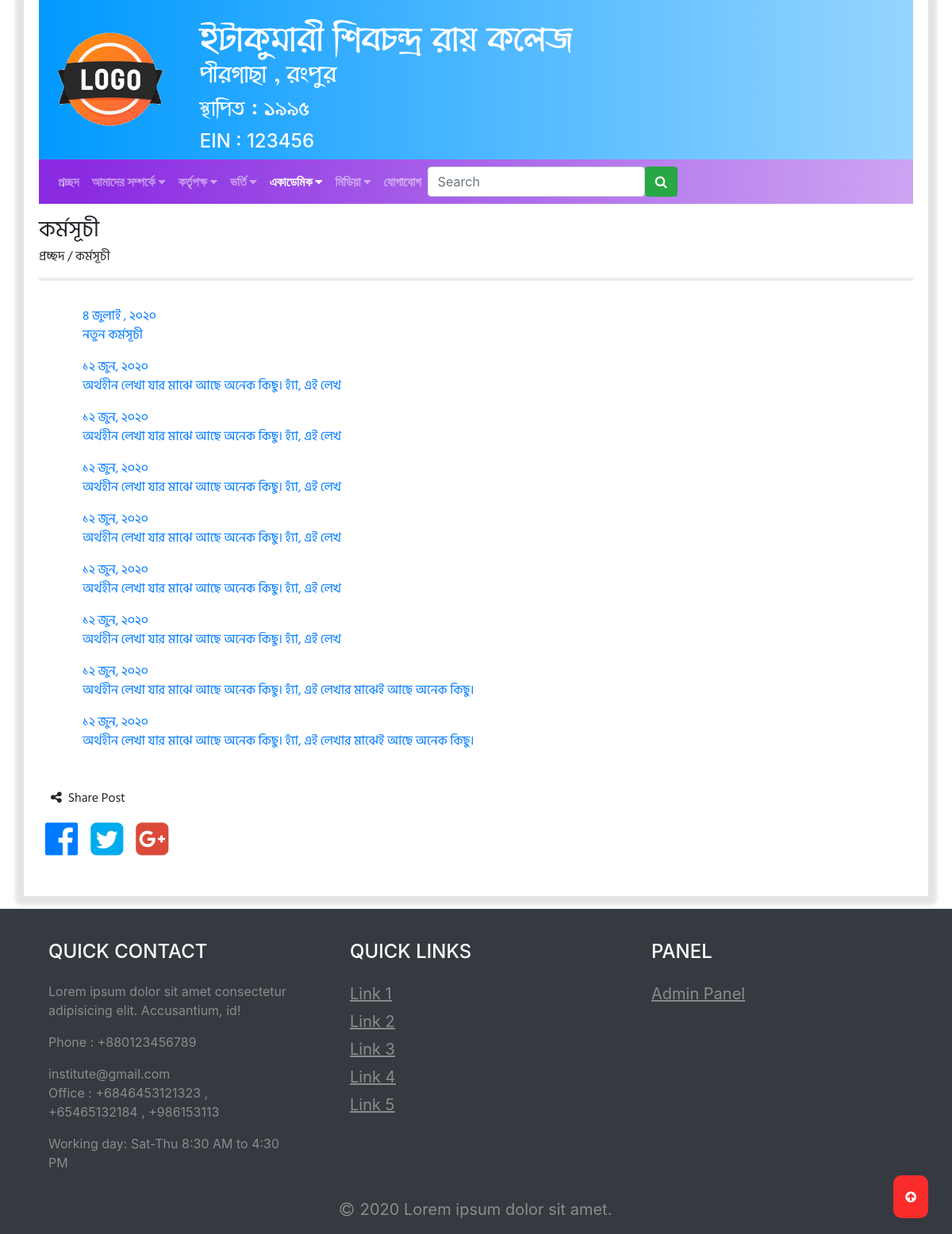
Screenshot of /allEvents.php with the database file from the repository.
### tables this page shows
CREATE TABLE `newsevent` (
  `Id` int(11) NOT NULL DEFAULT 0,
  `date` varchar(255) DEFAULT NULL,
  `heading` text DEFAULT NULL,
  `details` text DEFAULT NULL
);

### allEvents.php (the view, shortened to what this page needs)
<?php
  include('config.php');
  $query = "SELECT * FROM newsevent ORDER BY Id DESC LIMIT 10";
  $newsEvent = mysqli_query($con , $query);
?>
<!doctype html>
<html lang="en">
  <head>
    <link rel="stylesheet" href="https://stackpath.bootstrapcdn.com/bootstrap/4.3.1/css/bootstrap.min.css">
    <link rel="stylesheet" href="static/css/style.css" />
    <link
      rel="stylesheet"
      href="https://stackpath.bootstrapcdn.com/font-awesome/4.7.0/css/font-awesome.min.css"
    />
  </head>
  <body>
      <section class="container main">
        <header>
        <section>
          <div class="row logo mx-1 ">
              <div class="col-xl-2 col-lg-2 col-md-2 col-sm-12 col-12 my-auto ">
                <img src="static/images/logo.png" alt="Logo" width="150vw" height="150vh" >
              </div>
              <div class="col-xl-10 col-lg-10 col-md-10 col-sm-12 col-12">
                <div class="details ml-xl-1 ml-lg-1 ml-md-5 ">
                  <label class="text-white mt-xl-3 mt-lg-3 mt-md-3 mt-sm-2 mt-2">ইটাকুমারী শিবচন্দ্র রায় কলেজ</label>
                  <h2 class="text-white">পীরগাছা , রংপুর</h2>
                  <h3 class="text-white">স্থাপিত : ১৯৯৫</h3>
                  <h4 class="text-white my-2">EIN : 123456</h4>
                </div>
              </div>
          </div>
        </section>
        <section >
          <div class="row mx-1 ">
            <div class="col-xl-12 col-lg-12 col-md-12 col-sm-12 col-12 text-justify p-0">
              <nav class="navbar navbar-expand-lg navbar-dark navMod">
                <div class="collapse navbar-collapse" id="navbarContent">
                  <ul class="navbar-nav">
                    <li class="nav-item ">
                      <a class="nav-link" href="index.php">প্রচ্ছদ <span class="sr-only">(current)</span></a>
                    </li>
                    <li class="nav-item dropdown ">
                      <a class="nav-link" href="aboutUs.php" id="navbarDropdown" role="button" data-toggle="dropdown" aria-haspopup="true" aria-expanded="false">
                        আমাদের সম্পর্কে <i class="fa fa-caret-down" aria-hidden="true"></i>
                      </a>
                    </li>
                    <li class="nav-item dropdown ">
                      <a class="nav-link" href="#" id="navbarDropdown" role="button" data-toggle="dropdown" aria-haspopup="true" aria-expanded="false">
                        কর্তৃপক্ষ <i class="fa fa-caret-down" aria-hidden="true"></i>
                      </a>
                    </li>
                    <li class="nav-item dropdown ">
                      <a class="nav-link" href="#" id="navbarDropdown" role="button" data-toggle="dropdown" aria-haspopup="true" aria-expanded="false">
                        ভর্তি <i class="fa fa-caret-down" aria-hidden="true"></i>
                      </a>
                    </li>
                    <li class="nav-item dropdown active">
                      <a class="nav-link" href="#" id="navbarDropdown" role="button" data-toggle="dropdown" aria-haspopup="true" aria-expanded="false">
                        একাডেমিক <i class="fa fa-caret-down" aria-hidden="true"></i>
                      </a>
                    </li>
                    <li class="nav-item dropdown">
                      <a class="nav-link" href="#" id="navbarDropdown" role="button" data-toggle="dropdown" aria-haspopup="true" aria-expanded="false">
                        মিডিয়া <i class="fa fa-caret-down" aria-hidden="true"></i>
                      </a>
                    </li>
                    <li class="nav-item">
                      <a class="nav-link" href="contactUs.php">যোগাযোগ</a>
                    </li>
                  </ul>
                  <form class="form-inline my-2 my-lg-0">
                    <input class="form-control" type="search" placeholder="Search" aria-label="Search">
                    <button class="btn btn-success my-2 my-sm-0" type="submit"><i class="fa fa-search" aria-hidden="true"></i></button>
                  </form>
                </div>
              </nav>
            </div>
          </div>
        </section>
        </header>
        <section class="mainBody my-3">
            <div class="row mx-1">
                <div class="col-xl-12 col-md-12 col-sm-12 col-12 p-0">
                    <h3>কর্মসূচী</h3>
                    <h6>প্রচ্ছদ / কর্মসূচী</h6>
                    <hr style="border-top: 4px solid #ebebeb !important;">
                </div>
            </div>
            <div class="row mx-1 my-3">
                <div class="col-xl-12 col-lg-12 col-md-12 col-sm-12 col-12 text-justify">
                    <div class="allNotices">
                        <ul style="list-style-type: none;">
                            <?php while ($row = mysqli_fetch_array($newsEvent)) {
                        ?>
                        <li onclick="noticeEventViewer('newsevent' , <?php echo $row['Id'] ?>)">
                          <a href="#">
                            <label class="mb-0"><?php echo $row['date'] ?></label>
                            <p class="text-justify"><?php echo $row['heading'] ?></p>
                          </a>
                        </li> <?php
                      } ?>
                          </ul>
                    </div>
                    <div class="sharePost my-5">
                      <p><i class="fa fa-share-alt mr-2" aria-hidden="true"></i>Share Post</p>
                      <div class="row">
                        <a href="#"><i class="fa fa-facebook-official fa-3x mx-2" aria-hidden="true"></i></a>
                        <a href="#"><i class="fa fa-twitter-square fa-3x mx-2" aria-hidden="true" style="color: #00acee;"></i></i></a>
                        <a href="#"><i class="fa fa-google-plus-square fa-3x mx-2" aria-hidden="true" style="color: #db4a39;"></i></a>
                      </div>
                    </div>
                </div>
            </div>
        </section>
      </section>
      <footer>
      <div class="container-fluid bg-dark">
          <div class="container">
              <div class="row">
                  <div class="col-lg-4 col-md-4 col-12">
                      <div class="address p-3">
                          <h4 class="text-white my-4">QUICK CONTACT</h4>
                          <p>Lorem ipsum dolor sit amet consectetur adipisicing elit. Accusantium, id!</p>
                          <p>Phone : +880123456789</p>
                          <p>institute@gmail.com <br>
                          Office : +6846453121323 , +65465132184 , +986153113
                          </p>
                          <p>Working day: Sat-Thu 8:30 AM to 4:30 PM</p>
                      </div>
                  </div>
                  <div class="col-lg-4 col-md-4 col-12">
                      <div class="links p-3">
                          <h4 class="text-white my-4">QUICK LINKS</h4>
                          <ul class="pl-0">
                              <li><a href="#">Link 1</a></li>
                              <li><a href="#">Link 2</a></li>
                              <li><a href="#">Link 3</a></li>
                              <li><a href="#">Link 4</a></li>
                              <li><a href="#">Link 5</a></li>
                          </ul>
                      </div>
                  </div>
                  <div class="col-lg-4 col-md-4 col-12">
                      <div class="panels p-3">
                          <h4 class="text-white my-4">PANEL</h4>
                          <ul class="pl-0">
                              <li><a href="#">Admin Panel</a></li>
                          </ul>
                      </div>
                  </div>
              </div>
              <div class="row">
                  <div class="container text-center">
                      <p class="copyrightText mb-3" ><i class="fa fa-copyright mr-2" aria-hidden="true"></i>2020 Lorem ipsum dolor sit amet.</p>
                  </div>
              </div>
          </div>
      </div>
      </footer>
      <button id="myBtn" title="Go to top" style="display: block;"><i class="fa fa-arrow-circle-up" aria-hidden="true"></i></button>
  </body>
</html>

### static/css/style.css (style rules this page uses)
.mainBody { font-family: regularBangla; }
.newsEventsBody, .noticesBody, h2, label { cursor: pointer; transition: 0.5s ease-in-out; }
.address p { color: #8c8b8b; }
.links li, .links a, .panels li, .panels a { font-size: 20px; list-style-type: none; text-decoration: underline; color: #8c8b8b; margin-bottom: 5px; }
.copyrightText { font-size: 20px; list-style-type: none; color: #8c8b8b; margin-bottom: 5px; }
.logo { background: linear-gradient(to right, #0099ff 0%, #ffffff 170%); }
.main { background: #ffffff; border-radius: 2px; box-shadow: 0px 0px 4px 11px rgba(0, 0, 0, 0.1); }
.details label { font-family: myBangla; font-size: 48px; }
.details h3 { font-family: myBangla; }
.details h2 { margin-top: -20px; font-family: myBangla; }
.navMod { background: linear-gradient(to right, blueviolet 5%, #ffffff 170%); }
.navbar-nav li a { font-weight: bold; transition: 0.5s ease; }
#myBtn { display: none; position: fixed; bottom: 20px; right: 30px; z-index: 99; border: none; outline: none; background-color: #fa2b2b; color: #fff; cursor: pointer; padding: 15px; border-radius: 10px; }

### rows the page displays
newsevent: date "৪ জুলাই , ২০২০", heading "নতুন কর্মসূচী"
newsevent: date "১২ জুন, ২০২০", heading "অর্থহীন লেখা যার মাঝে আছে অনেক কিছু। হ্যাঁ, এই লেখ"
newsevent: date "১২ জুন, ২০২০", heading "অর্থহীন লেখা যার মাঝে আছে অনেক কিছু। হ্যাঁ, এই লেখ"
newsevent: date "১২ জুন, ২০২০", heading "অর্থহীন লেখা যার মাঝে আছে অনেক কিছু। হ্যাঁ, এই লেখ"
newsevent: date "১২ জুন, ২০২০", heading "অর্থহীন লেখা যার মাঝে আছে অনেক কিছু। হ্যাঁ, এই লেখ"
newsevent: date "১২ জুন, ২০২০", heading "অর্থহীন লেখা যার মাঝে আছে অনেক কিছু। হ্যাঁ, এই লেখ"
newsevent: date "১২ জুন, ২০২০", heading "অর্থহীন লেখা যার মাঝে আছে অনেক কিছু। হ্যাঁ, এই লেখ"
newsevent: date "১২ জুন, ২০২০", heading "অর্থহীন লেখা যার মাঝে আছে অনেক কিছু। হ্যাঁ, এই লেখার মাঝেই আছে অনেক কিছু।"
newsevent: date "১২ জুন, ২০২০", heading "অর্থহীন লেখা যার মাঝে আছে অনেক কিছু। হ্যাঁ, এই লেখার মাঝেই আছে অনেক কিছু।"
